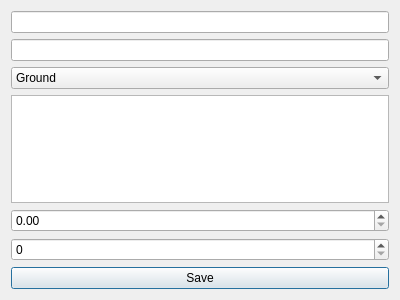
<?xml version="1.0" encoding="UTF-8"?>
<ui version="4.0">
 <class>Dialog</class>
 <widget class="QDialog" name="Dialog">
  <property name="geometry">
   <rect>
    <x>0</x>
    <y>0</y>
    <width>400</width>
    <height>300</height>
   </rect>
  </property>
  <property name="windowTitle">
   <string>Edit Coffee</string>
  </property>
  <layout class="QVBoxLayout" name="verticalLayout">
    <item>
      <widget class="QLineEdit" name="nameEdit"/>
    </item>
    <item>
      <widget class="QLineEdit" name="roastEdit"/>
    </item>
    <item>
      <widget class="QComboBox" name="typeComboBox">
        <item>
          <property name="text">
            <string>Ground</string>
          </property>
        </item>
        <item>
          <property name="text">
            <string>Beans</string>
          </property>
        </item>
      </widget>
    </item>
    <item>
      <widget class="QTextEdit" name="descriptionEdit"/>
    </item>
    <item>
      <widget class="QDoubleSpinBox" name="priceEdit"/>
    </item>
    <item>
      <widget class="QSpinBox" name="volumeEdit"/>
    </item>
    <item>
      <widget class="QPushButton" name="saveButton">
        <property name="text">
          <string>Save</string>
        </property>
      </widget>
    </item>
  </layout>
 </widget>
 <resources/>
 <connections/>
</ui>
